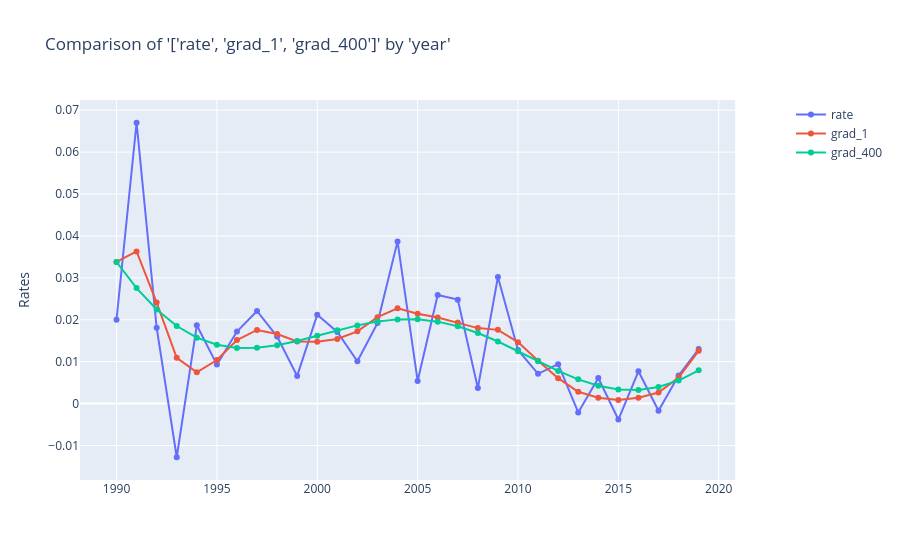

Source (notebook cell):
### Code cell
charters.compare_rates(
    df=df,
    x_axis="year",
    rates=["rate", "grad_1", "grad_400"],
    weights=None,
    y_log=False,
    # x_bins=6,
    display=True,
)
